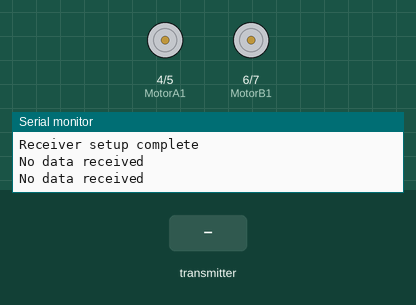
The sketch below on a simulated Arduino Uno, built with avr-gcc and run on an emulated ATmega328P. On the bench: motor-driver pin pairs drawn as motors (green arrow = first pin HIGH = forward, orange = second pin HIGH = backward, longer = more drive, scaled by the enable pin), the last lines printed to the serial monitor. The test bench sets the inputs (shaded band). No radio packets arrive unless stated.

Above: at 1.8 s.
1.9 s: the transmitter starts sending xAxis = 0
At 2.5 s:
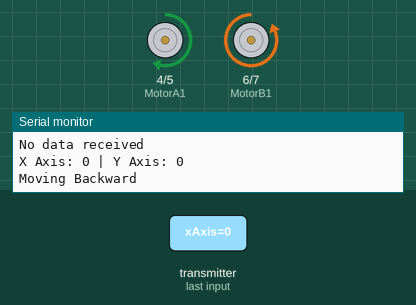
3.5 s: the transmitter starts sending yAxis = 512
At 5.2 s:
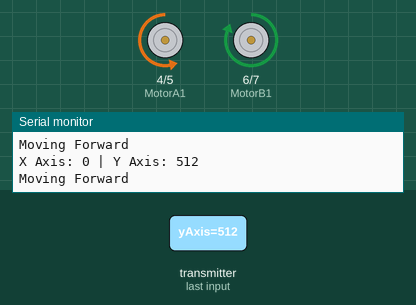
5.5 s: the transmitter starts sending yAxis = 0
At 6.9 s:
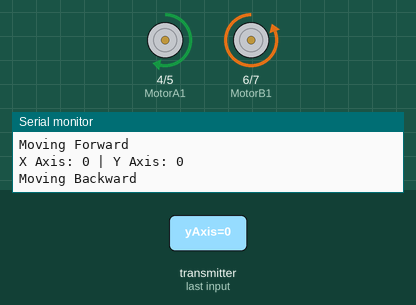
7.5 s: the transmitter starts sending yAxis = 1023
At 8.5 s:
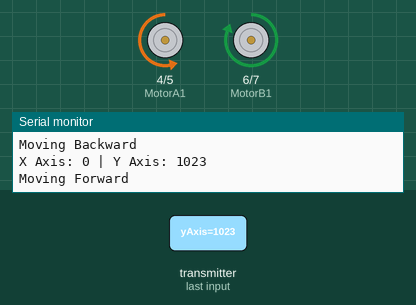
Timing chart, 0 to 10.5 s (numbered marks = the images above; inputs shaded):
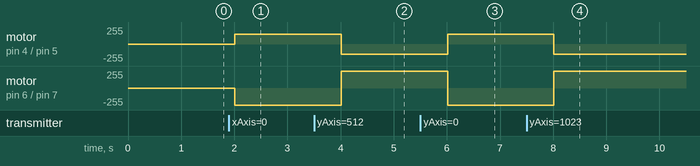

The sketch:

gesture_reciever.ino
```cpp
#include <SPI.h>
#include <nRF24L01.h>
#include <RF24.h>

// Motor pins
const int ENA = 3; // Motor A speed control
const int ENB = 9; // Motor B speed control
const int MotorA1 = 4; // Motor A direction control
const int MotorA2 = 5; // Motor A direction control
const int MotorB1 = 6; // Motor B direction control
const int MotorB2 = 7; // Motor B direction control

RF24 radio(10, 9); // CE, CSN

// Define a struct to match the data sent from the transmitter
struct SensorData {
  int xAxis;
  int yAxis;
};

SensorData receiveData;

void setup() {
  Serial.begin(9600);
  radio.begin();
  radio.openReadingPipe(1, 0xF0F0F0F0E1LL); // Address
  radio.setPALevel(RF24_PA_LOW); // Try RF24_PA_HIGH for better range
  radio.setDataRate(RF24_250KBPS); // Try RF24_1MBPS or RF24_2MBPS
  radio.startListening(); // Set to receive mode

  // Set motor pins as outputs
  pinMode(ENA, OUTPUT);
  pinMode(ENB, OUTPUT);
  pinMode(MotorA1, OUTPUT);
  pinMode(MotorA2, OUTPUT);
  pinMode(MotorB1, OUTPUT);
  pinMode(MotorB2, OUTPUT);

  Serial.println("Receiver setup complete");
}

void loop() {
  if (radio.available()) {
    radio.read(&receiveData, sizeof(receiveData)); // Read data into struct

    // Process received data to control motors
    int xAxis = receiveData.xAxis;
    int yAxis = receiveData.yAxis;

    Serial.print("X Axis: ");
    Serial.print(xAxis);
    Serial.print(" | Y Axis: ");
    Serial.println(yAxis);

    // Motor control logic
    if (yAxis > 400) {
      // Move Forward
      Serial.println("Moving Forward");
      digitalWrite(MotorA1, LOW);
      digitalWrite(MotorA2, HIGH);
      digitalWrite(MotorB1, HIGH);
      digitalWrite(MotorB2, LOW);
      analogWrite(ENA, 150);
      analogWrite(ENB, 150);
    } else if (yAxis < 320) {
      // Move Backward
      Serial.println("Moving Backward");
      digitalWrite(MotorA1, HIGH);
      digitalWrite(MotorA2, LOW);
      digitalWrite(MotorB1, LOW);
      digitalWrite(MotorB2, HIGH);
      analogWrite(ENA, 150);
      analogWrite(ENB, 150);
    } else if (xAxis < 320) {
      // Turn Left
      Serial.println("Turning Left");
      digitalWrite(MotorA1, HIGH);
      digitalWrite(MotorA2, LOW);
      digitalWrite(MotorB1, HIGH);
      digitalWrite(MotorB2, LOW);
      analogWrite(ENA, 150);
      analogWrite(ENB, 150);
    } else if (xAxis > 400) {
      // Turn Right
      Serial.println("Turning Right");
      digitalWrite(MotorA1, LOW);
      digitalWrite(MotorA2, HIGH);
      digitalWrite(MotorB1, LOW);
      digitalWrite(MotorB2, HIGH);
      analogWrite(ENA, 150);
      analogWrite(ENB, 150);
    } else {
      // Stop
      Serial.println("Stopping");
      digitalWrite(MotorA1, LOW);
      digitalWrite(MotorA2, LOW);
      digitalWrite(MotorB1, LOW);
      digitalWrite(MotorB2, LOW);
      analogWrite(ENA, 0);
      analogWrite(ENB, 0);
    }
  } else {
    Serial.println("No data received");
  }

  delay(1000); // Short delay to avoid flooding the serial monitor
}
```

Measured:
- after the input at 1.9 s, motor on pin 4 (MotorA1) / pin 5 (MotorA2): stopped → forward 150/255 after 0.11 s; motor on pin 6 (MotorB1) / pin 7 (MotorB2): stopped → backward 255/255 after 0.11 s
- after the input at 3.5 s, motor on pin 4 (MotorA1) / pin 5 (MotorA2): forward 150/255 → backward 150/255 after 0.51 s; motor on pin 6 (MotorB1) / pin 7 (MotorB2): backward 255/255 → forward 255/255 after 0.51 s
- after the input at 5.5 s, motor on pin 4 (MotorA1) / pin 5 (MotorA2): backward 150/255 → forward 150/255 after 0.51 s; motor on pin 6 (MotorB1) / pin 7 (MotorB2): forward 255/255 → backward 255/255 after 0.51 s
- after the input at 7.5 s, motor on pin 4 (MotorA1) / pin 5 (MotorA2): forward 150/255 → backward 150/255 after 0.52 s; motor on pin 6 (MotorB1) / pin 7 (MotorB2): backward 255/255 → forward 255/255 after 0.52 s
